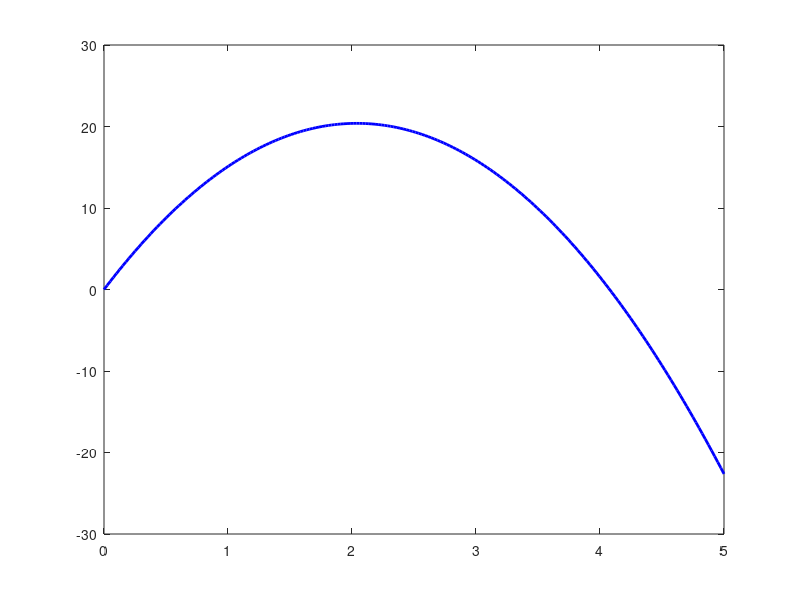

Write MATLAB code to recreate this figure. (Note: this script raises an error after producing the figure.)
clc; clear; close all;

% Function (height of projectile)
v0 = 20; g = 9.81;
f = @(t) v0*t - 0.5*g*t.^2;
fprime = @(t) v0 - g*t;   % derivative for Newton-Raphson

% Exact solution (impact time)
t_exact = 2*v0/g;

% Parameters
tol = 1e-6; maxIter = 100;
a=1; b=5;      % interval containing root
x0=2;          % initial guess

methods = {'Bisection','False Position','Newton-Raphson','Secant'};
roots_found = zeros(1,length(methods));
times = zeros(1,length(methods));

%% Bisection Method
tic;
a1=a; b1=b;
for i=1:maxIter
    c=(a1+b1)/2;
    if abs(f(c))<tol, break; end
    if f(a1)*f(c)<0, b1=c; else a1=c; end
end
roots_found(1)=c; times(1)=toc;

%% False Position Method
tic;
a1=a; b1=b;
for i=1:maxIter
    c=(a1*f(b1)-b1*f(a1))/(f(b1)-f(a1));
    if abs(f(c))<tol, break; end
    if f(a1)*f(c)<0, b1=c; else a1=c; end
end
roots_found(2)=c; times(2)=toc;

%% Newton-Raphson Method
tic;
x=x0;
for i=1:maxIter
    x_new = x - f(x)/fprime(x);
    if abs(x_new-x)<tol, break; end
    x=x_new;
end
roots_found(3)=x_new; times(3)=toc;

%% Secant Method
tic;
x0=1; x1=5;
for i=1:maxIter
    x2 = x1 - f(x1)*(x1-x0)/(f(x1)-f(x0));
    if abs(x2-x1)<tol, break; end
    x0=x1; x1=x2;
end
roots_found(4)=x2; times(4)=toc;

%% Display results
fprintf('\nProjectile Motion Root-finding Comparison:\n');
for i=1:length(methods)
    fprintf('%s: root = %.6f, time = %.6e s, error = %.2e\n', ...
        methods{i}, roots_found(i), times(i), abs(roots_found(i)-t_exact));
end
fprintf('Exact solution: %.6f s\n', t_exact);

%% Plot function and roots
t_vals=linspace(0,5,200);
figure;
plot(t_vals,f(t_vals),'b','LineWidth',2); hold on;
yline(0,'k--');
plot(roots_found,zeros(size(roots_found)),'ro','MarkerSize',8,'MarkerFaceColor','r');
plot(t_exact,0,'gs','MarkerSize',10,'MarkerFaceColor','g');
legend('f(t)','y=0','Approx roots','Exact root');
xlabel('t (s)'); ylabel('f(t)'); title('Projectile Motion Root-Finding');
grid on;

%% Bar chart of computation times
figure;
bar(categorical(methods),times);
ylabel('Time (s)'); title('Computation Times of Methods');
